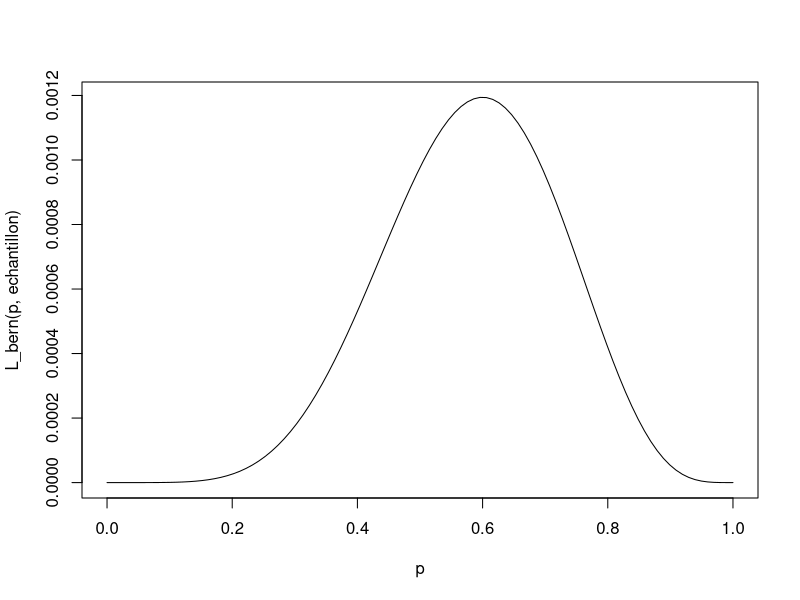
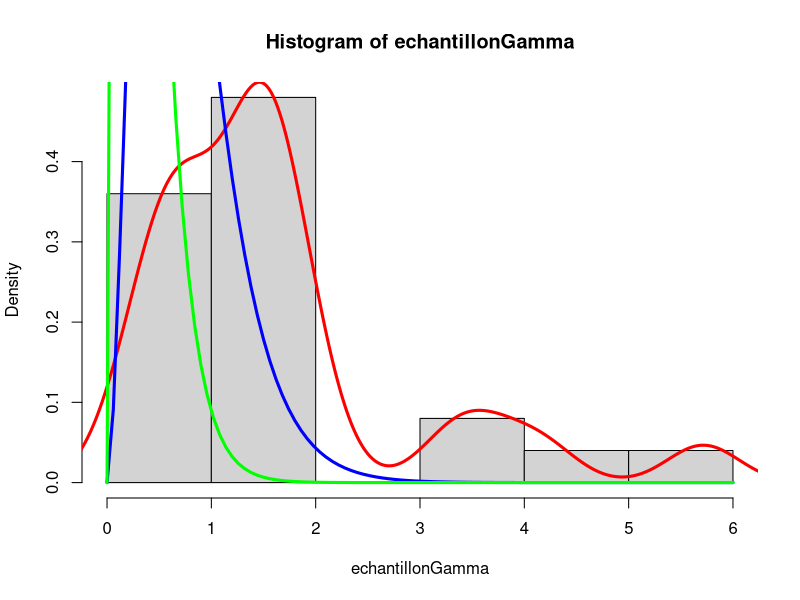
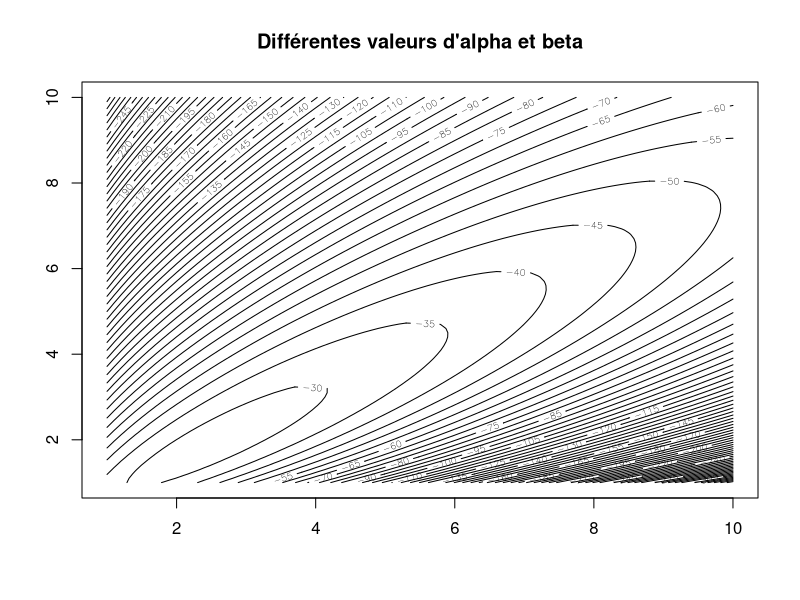
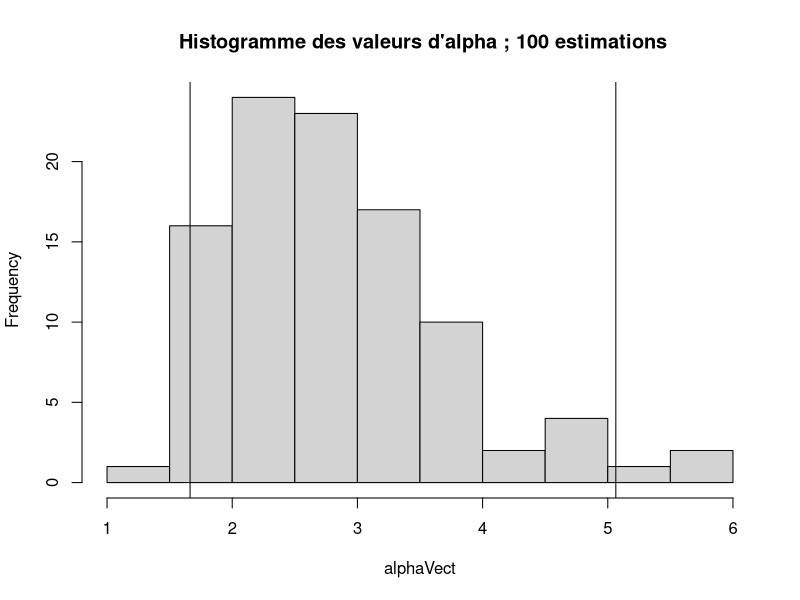
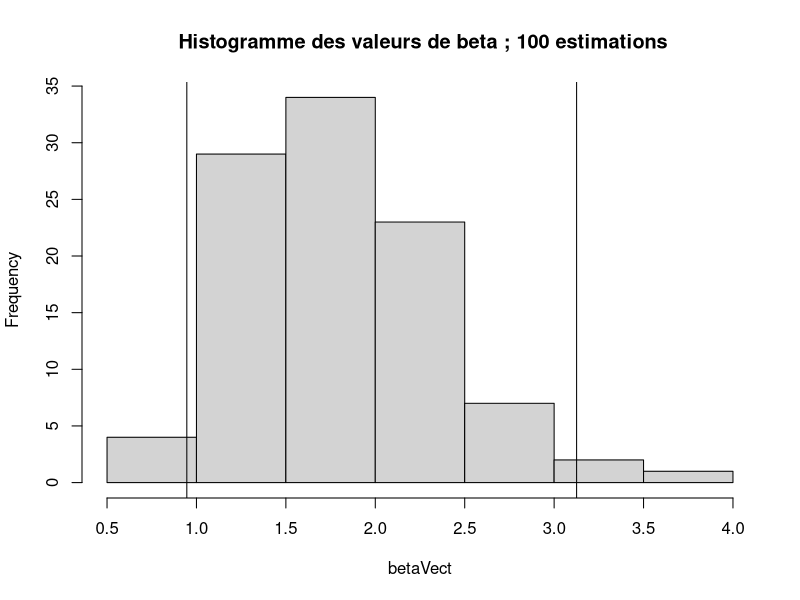
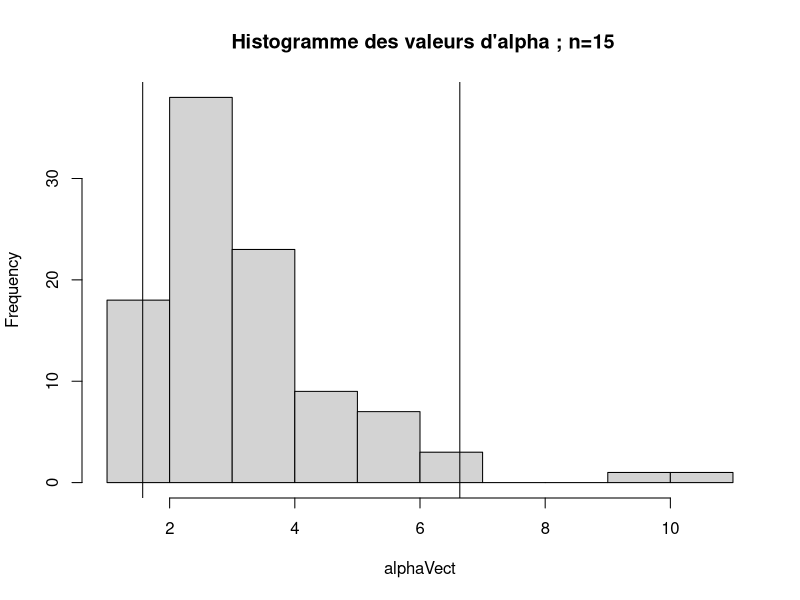
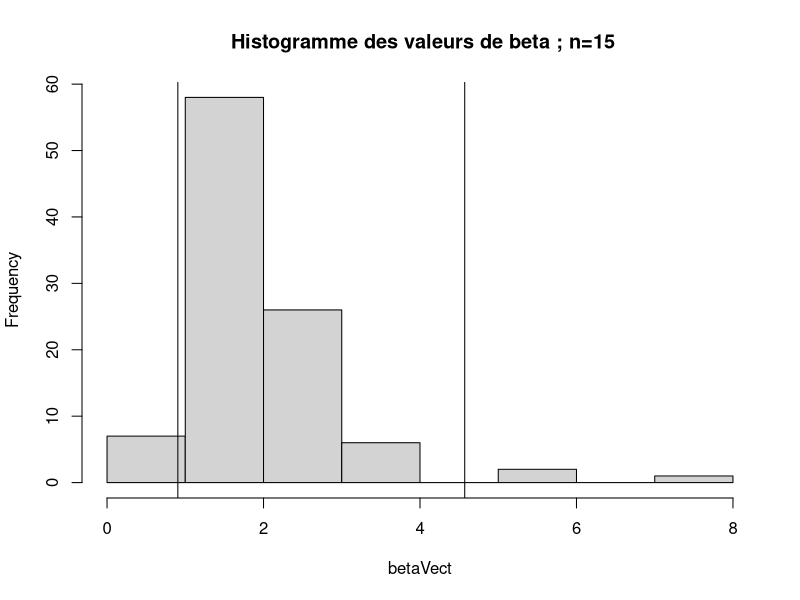
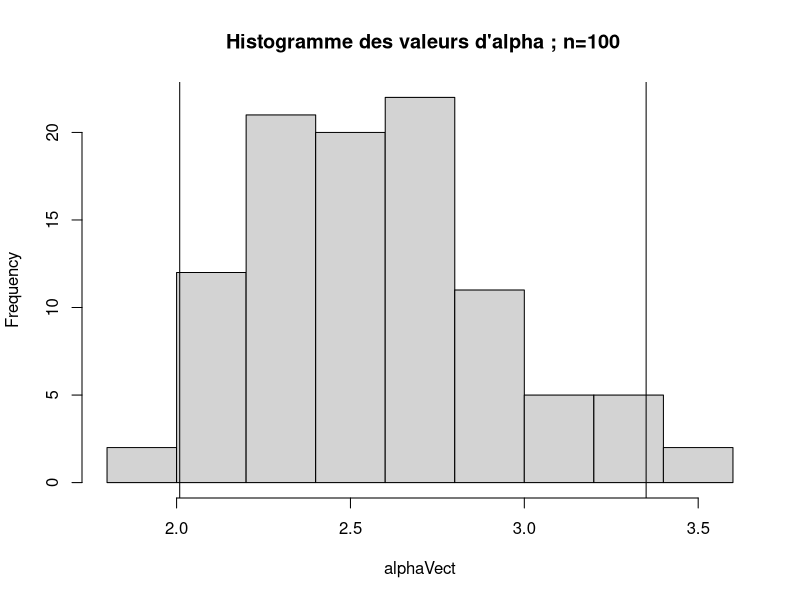

Source code (R) for these figures, in order:
## ---- chunk 1
knitr::opts_chunk$set(echo = TRUE)
## ---- chunk 2
echantillon <- rbinom(10,1,0.6)
print(echantillon)
## ---- chunk 3
print(mean(echantillon))
## ---- chunk 4
L_bern <- function(p,x) {
  n <- sum(x)
  return(p^n * (1-p)^(length(x) - n))
}
## ---- chunk 5
p <- seq(0,1,length.out = 100)
plot(p,L_bern(p,echantillon),type = "l")
## ---- chunk 6
fn <- function(p){
  r <-L_bern(p,echantillon)
  return(1 - r)
}
optim(par = 0.5,fn,method = "L-BFGS-B",lower = 0,upper = 1)

## ---- chunk 7
res <- c()
for(i in seq(10,2000,10)){
  echantillon <- rbinom(i,1,0.6)
  res <- c(res,optim(par = 0.2,fn,method = "L-BFGS-B",lower = 0,upper = 1)[[1]])
}
## ---- chunk 8
n = 25
theta0 <- c(2.5,1.5)
theta1 <- c(3,4)
theta2 <- c(2,6)
echantillonGamma <- rgamma(n,theta0[1],theta0[2])
hist(echantillonGamma,probability = TRUE) # le bon paramètre à estimer
lines(density(echantillonGamma),col="red",lwd=3)
curve(dgamma(x,shape = theta1[1], rate = theta1[2]),add=T,col="blue",lwd=3)
curve(dgamma(x,shape = theta2[1], rate = theta2[2]),add=T,col="green",lwd=3)
## ---- chunk 9
logL_gamma_unit <- function(alpha,beta,x){
  return( alpha*log(beta) - log(gamma(alpha)) + (alpha-1)*log(x) - beta*x ) 
}

#on fait varier un paramètre et on calcule la somme 
logL_gamma <- function(alpha,beta,v){
  sum <- 0
  for(i in v) {
    sum =  sum + logL_gamma_unit(alpha,beta,i)
  }
  return (sum)
}

sample <- rgamma(n, 2.5, 1.5) 
logLGamma <- function (alpha,beta){
  return (logL_gamma(alpha,beta,sample))
}

# il faut re-créer des fonctions 
logLGammaV2 <- function (theta){
  return (logL_gamma(theta[1],theta[2],sample))
}
## ---- chunk 10
#on trace les courbes
x <- seq(1,10,0.1)
y <- seq(1,10,0.1)
contour(x,y,outer(x,y,logLGamma),nlevels = 50,main="Différentes valeurs d'alpha et beta")
## ---- chunk 11
x0 <- c(1,1)
# la fonction optim minimise il faut donc multiplier par -1 pour la maximiser
optim(par = x0, fn = logLGammaV2, method = "L-BFGS-B", control = list(fnscale = -1))
## ---- chunk 12
# on fait 100 estimations 
n=100
logLGammaV2 <- function (theta,echantillon){
  return (logL_gamma(theta[1],theta[2],echantillon))
}


x0 <- c(1,1)
list <- vector("list",100)
#remplit 100 échantillons de alpha et beta
for (i in 1:100){
    list[[i]] <- optim(par = x0, fn = logLGammaV2,echantillon=rgamma(25,2.5,1.5), method = "L-BFGS-B", control = list(fnscale = -1))$par
}

alphaVect <- c()
betaVect <- c()
for(i in 1:100){
  
  alphaVect <- c(alphaVect,list[[i]][1] )
  betaVect <-  c(betaVect,list[[i]][2] )
}

#intervalle de confiance pour alpha et beta
confAlpha = quantile(alphaVect,c(0.025,0.975))
confBeta = quantile(betaVect,c(0.025,0.975))

#histogramme pour le vecteur alpha et le vecteur beta

hist(alphaVect,main=" Histogramme des valeurs d'alpha ; 100 estimations")
abline(v= confAlpha[1])
abline(v= confAlpha[2])
hist(betaVect,main=" Histogramme des valeurs de beta ; 100 estimations")
abline(v= confBeta[1])
abline(v= confBeta[2])
## ---- chunk 13
# on fait 100 estimations 
n=100
logLGammaV2 <- function (theta,echantillon){
  return (logL_gamma(theta[1],theta[2],echantillon))
}


x0 <- c(1,1)
list <- vector("list",n)
for (i in 1:n){
    list[[i]] <- optim(par = x0, fn = logLGammaV2,echantillon=rgamma(15,2.5,1.5), method = "L-BFGS-B", control = list(fnscale = -1))$par
}

alphaVect <- c()
betaVect <- c()
for(i in 1:n){
  
  alphaVect <- c(alphaVect,list[[i]][1] )
  betaVect <-  c(betaVect,list[[i]][2] )
}

#intervalle de confiance pour alpha et beta
confAlpha = quantile(alphaVect,c(0.025,0.975))
confBeta = quantile(betaVect,c(0.025,0.975))

#histogramme pour le vecteur alpha et le vecteur beta

hist(alphaVect,main=" Histogramme des valeurs d'alpha ; n=15")
abline(v= confAlpha[1])
abline(v= confAlpha[2])
hist(betaVect,main=" Histogramme des valeurs de beta ; n=15")
abline(v= confBeta[1])
abline(v= confBeta[2])
## ---- chunk 14
# on fait 100 estimations 
n=100
logLGammaV2 <- function (theta,echantillon){
  return (logL_gamma(theta[1],theta[2],echantillon))
}


x0 <- c(1,1)
list <- vector("list",n)
for (i in 1:n){
    list[[i]] <- optim(par = x0, fn = logLGammaV2,echantillon=rgamma(100,2.5,1.5), method = "L-BFGS-B", control = list(fnscale = -1))$par
}

alphaVect <- c()
betaVect <- c()
for(i in 1:n){
  
  alphaVect <- c(alphaVect,list[[i]][1] )
  betaVect <-  c(betaVect,list[[i]][2] )
}

#intervalle de confiance pour alpha et beta
confAlpha = quantile(alphaVect,c(0.025,0.975))
confBeta = quantile(betaVect,c(0.025,0.975))

#histogramme pour le vecteur alpha et le vecteur beta

hist(alphaVect,main=" Histogramme des valeurs d'alpha ; n=100")
abline(v= confAlpha[1])
abline(v= confAlpha[2])
hist(betaVect,main=" Histogramme des valeurs de beta ; n=100")
abline(v= confBeta[1])
abline(v= confBeta[2])
## ---- chunk 15
#res <- optim(par = x0, fn = logLGammaV2, method = "L-BFGS-B", control = list(fnscale = -1), hessian = TRUE) 
#La matrice Hessienne se trouve en 6eme position
#print(-solve(res[[6]]))
